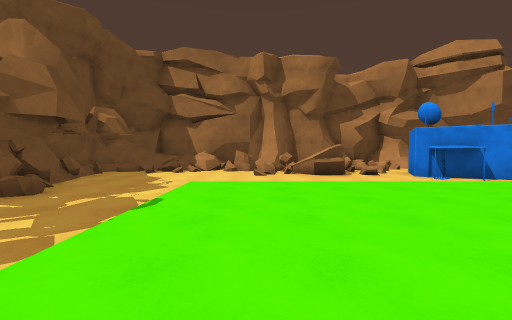
view 1 (above)

19 first-person views from a walk through a Unity game level. The camera is 1.3 m above the floor, tilts 2° down and sees 90° across. The floor is counted in squares, 2 m on a side. Each view is taken from the middle of a square. On the plan, view 1 faces up. The plan holds only what a view shows up to about 9 squares ahead; the rest is blank. The place goes on beyond the plan. Some animated figures are not drawn. Surface patterns are stand-ins for the level's own textures.

view 2
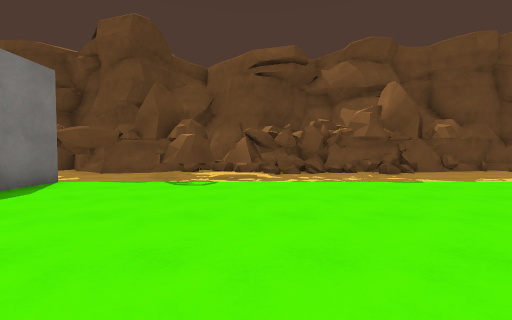

view 3
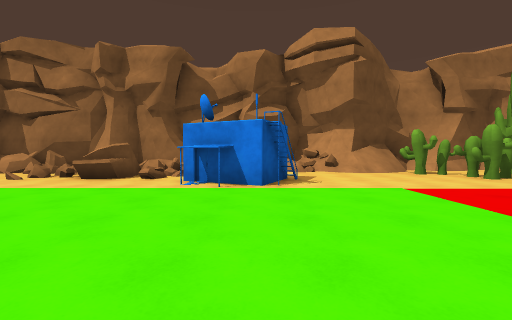

view 4
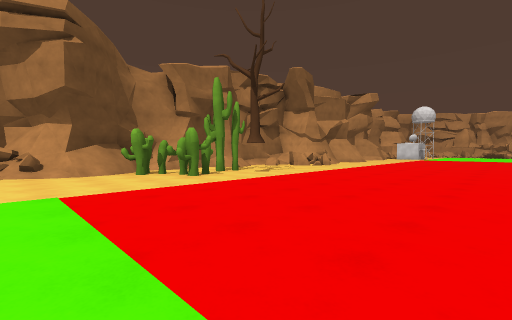

view 5
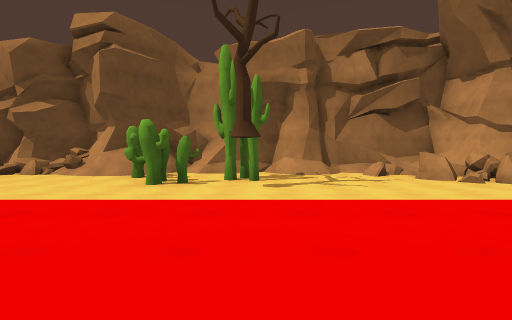

view 6
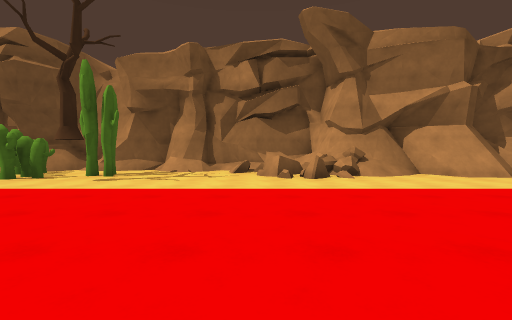

view 7
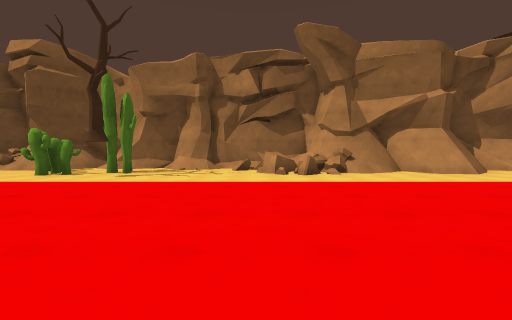

view 8
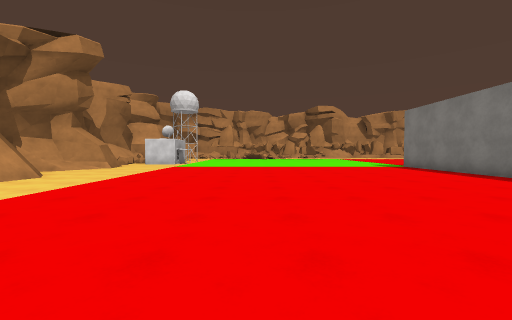

view 9
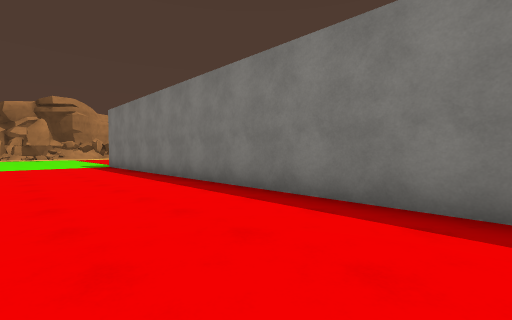

view 10
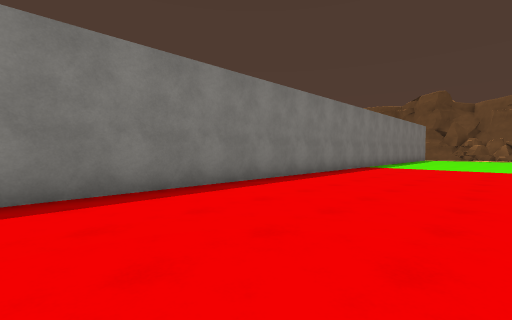

view 11
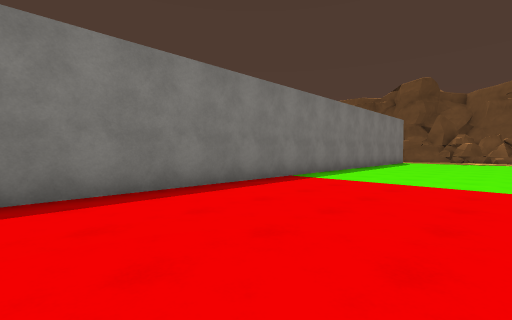

view 12
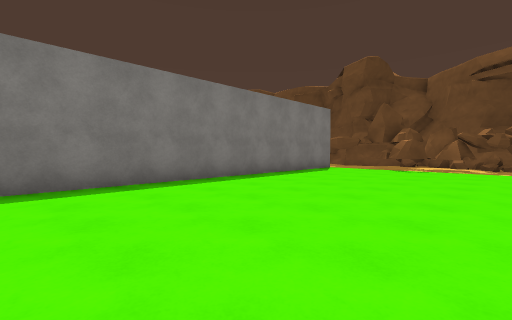

view 13
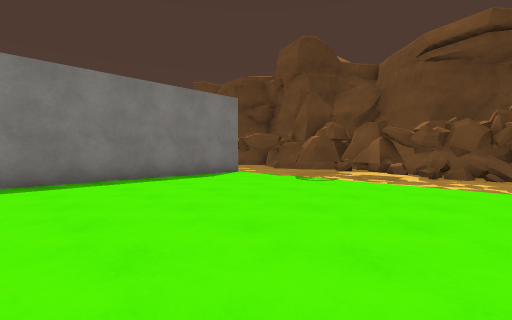

view 14
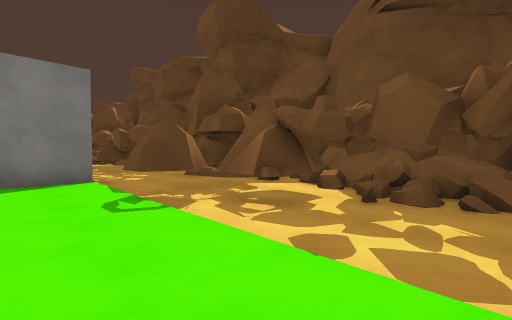

view 15
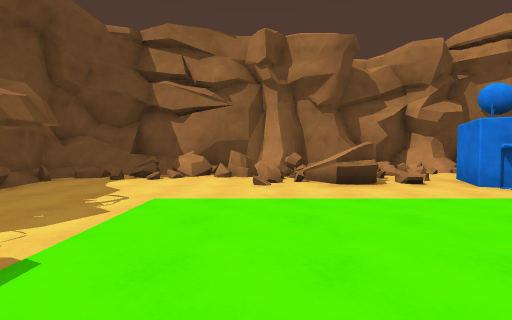

view 16
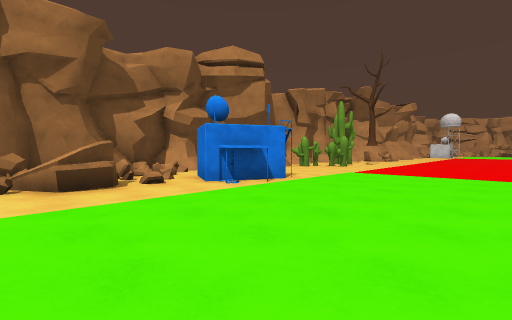

view 17
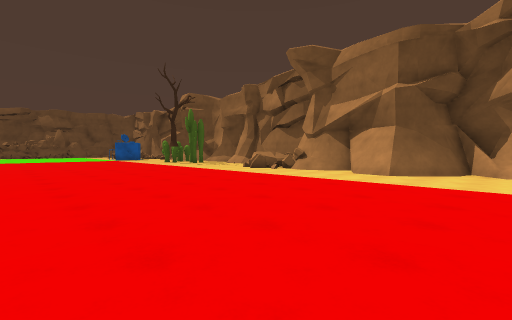

view 18
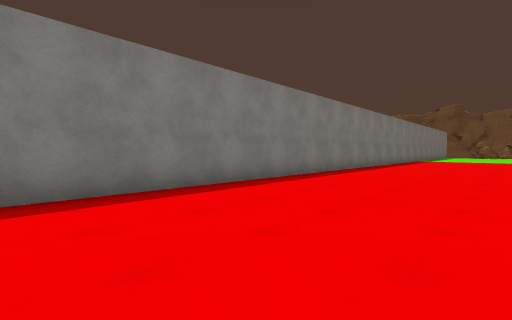

view 19
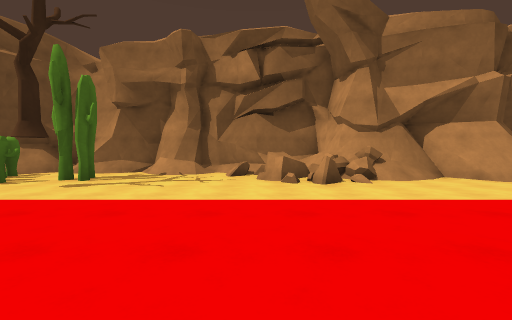

### Floor plan
Key: @ floor where view 1 was taken; # wall or solid block; . floor; / step, stairs or slope; = window, fence, low wall or low ledge; ^ raised ledge; B building; R rock; C cactus.
Columns run from 6 left of view 1 to 27 right of it. Each row starts with its distance up from view 1.
 12               #
 11  #####  ########^#######
 10  #==######==.==#/###//######
  9  ##===##==#. ..//C.....#=^########
  8  #....===##B .....C.C...==.=..##..
  7  #......=..BBB....C...............
  6  #.........BB.....................
  5  ##...............................
  4  ##...............................
  3 ###R..............................
  2 =R#R#.............................
  1 #=###.............................
  0 #=##R.@...........................
 -1 #= RR.............................
 -2 ##RRR.............................
 -3  ^RR..............................
 -4  ##R #############################
 -5   #
 -6   ###
 -7    #R
 -8    R

Where each view was taken, in squares from view 1:
view 1: 0 up, 0 right, facing up
view 2: 0 up, 4 right, facing left
view 3: 1 up, 6 right, facing up
view 4: 1 up, 8 right, facing up-right
view 5: 2 up, 14 right, facing up
view 6: 1 up, 18 right, facing up
view 7: 0 up, 18 right, facing up
view 8: 2 up, 18 right, facing right
view 9: 1 down, 17 right, facing down-right
view 10: 0 up, 19 right, facing down-left
view 11: 0 up, 14 right, facing down-left
view 12: 1 up, 8 right, facing down-left
view 13: 2 up, 4 right, facing down-left
view 14: 2 up, 0 right, facing down-left
view 15: 2 up, 0 right, facing up
view 16: 2 up, 1 right, facing up-right
view 17: 0 up, 27 right, facing up-left
view 18: 0 up, 27 right, facing down-left
view 19: 2 up, 18 right, facing up
